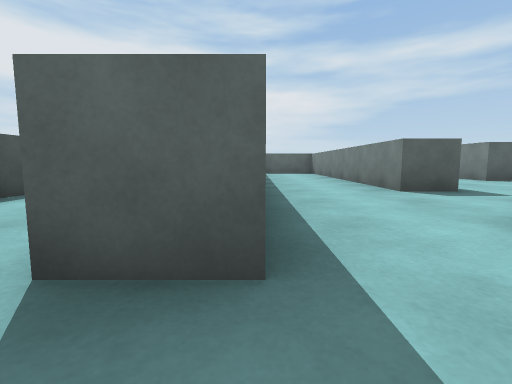
[1] (above)

21 first-person views from a walk through a Unity game level. The camera is 0.5 m above the floor, tilts 6° down and sees 85° across. The floor is counted in squares, 1 m on a side. Each view is taken from the middle of a square. On the plan, view 1 faces up. The plan holds only what a view shows up to about 9 squares ahead; the rest is blank. The place goes on beyond the plan. The player is left out.

[2]
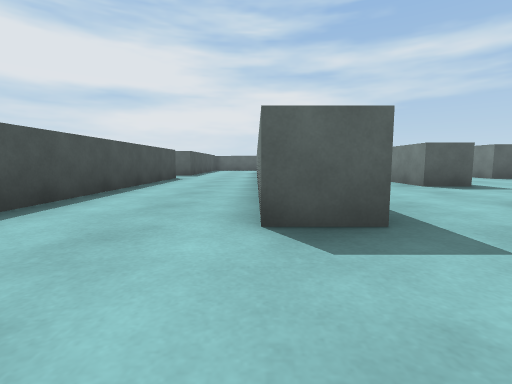

[3]
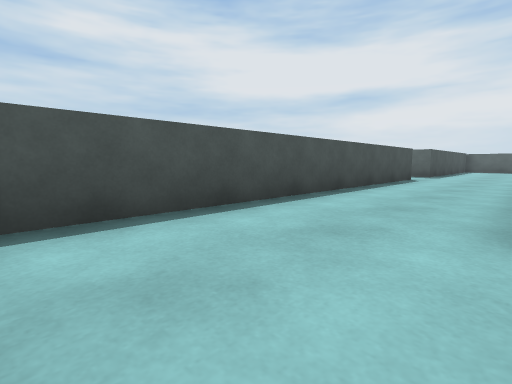

[4]
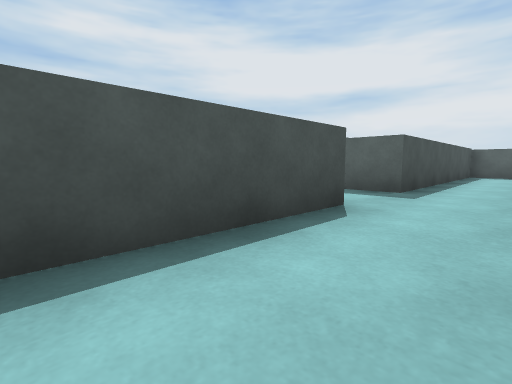

[5]
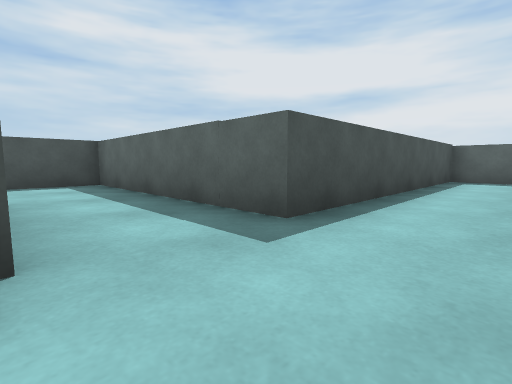

[6]
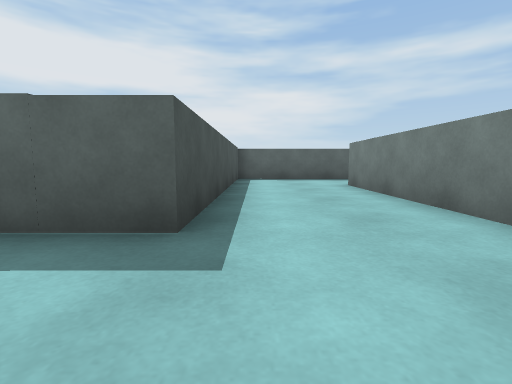

[7]
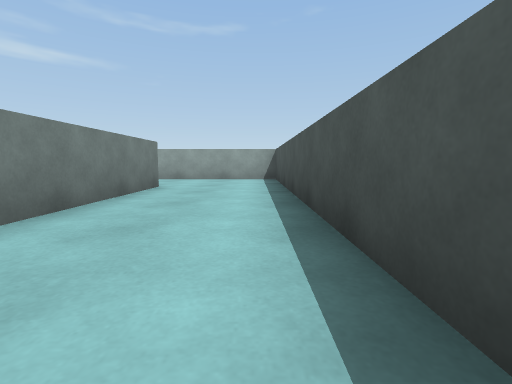

[8]
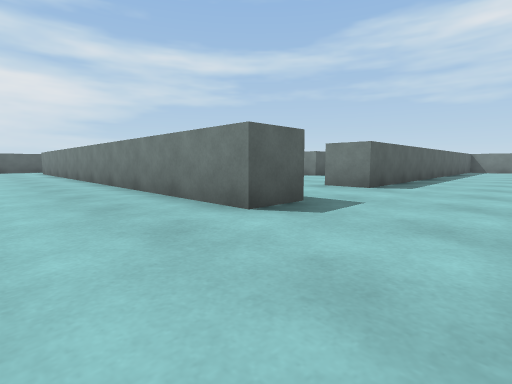

[9]
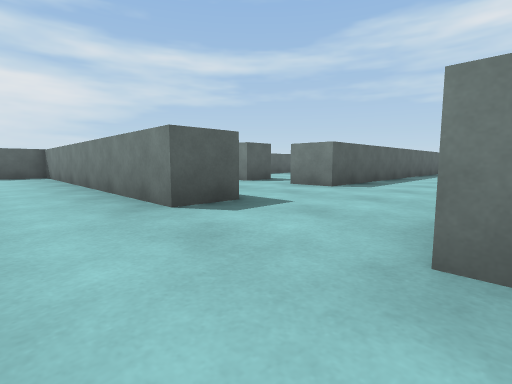

[10]
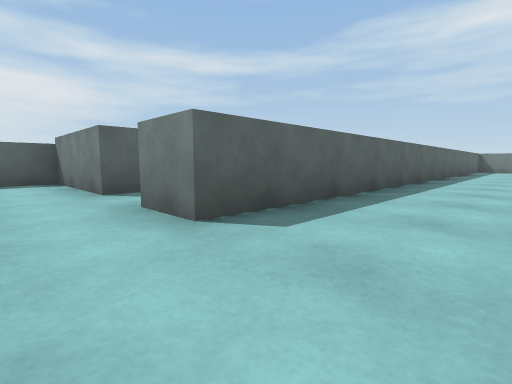

[11]
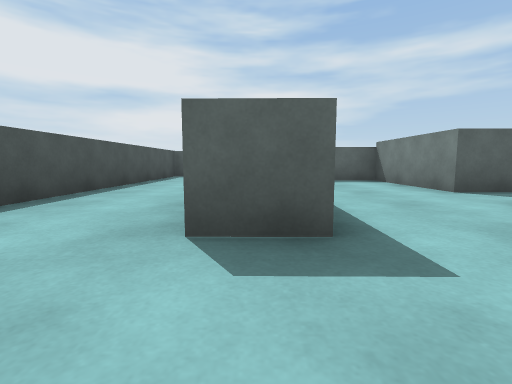

[12]
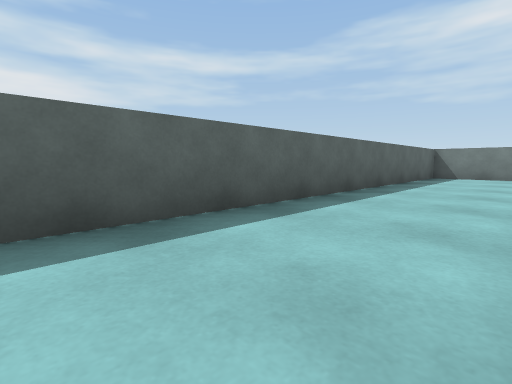

[13]
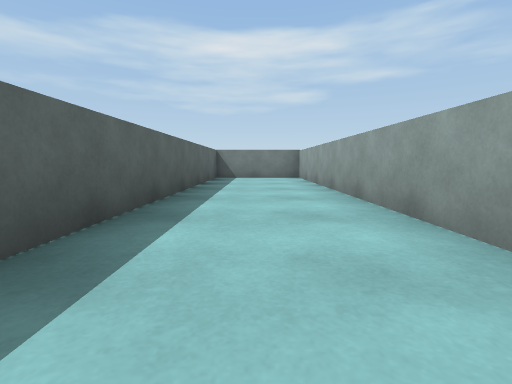

[14]
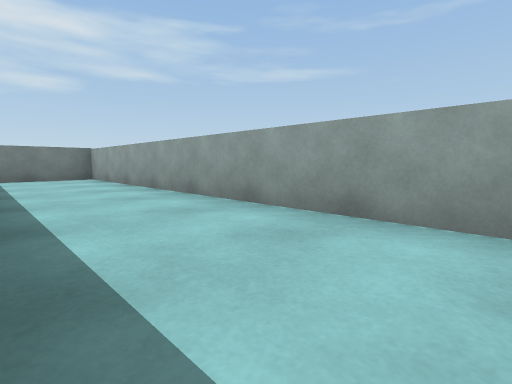

[15]
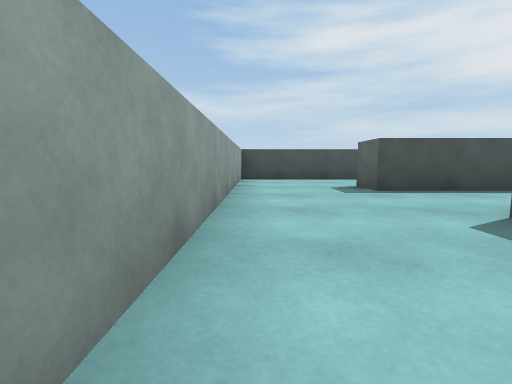

[16]
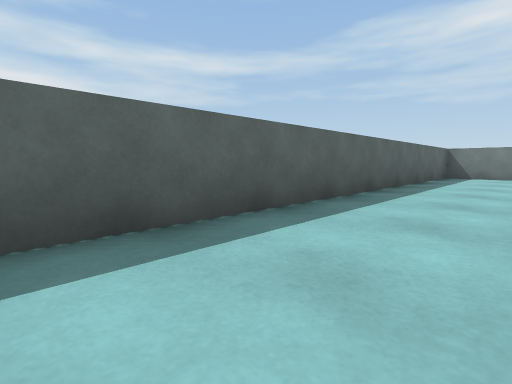

[17]
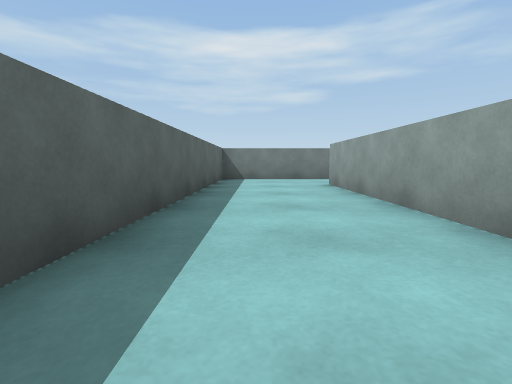

[18]
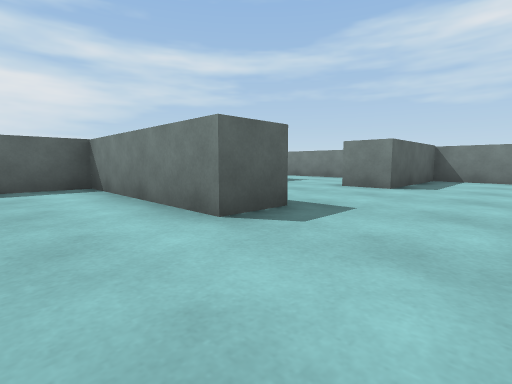

[19]
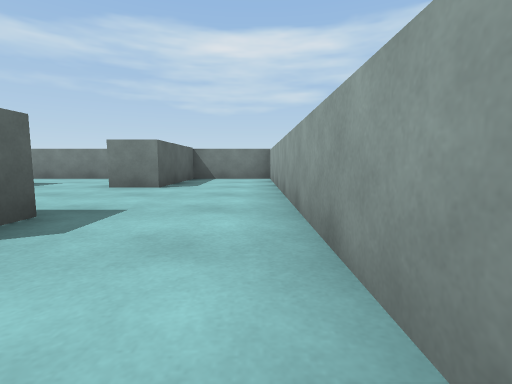

[20]
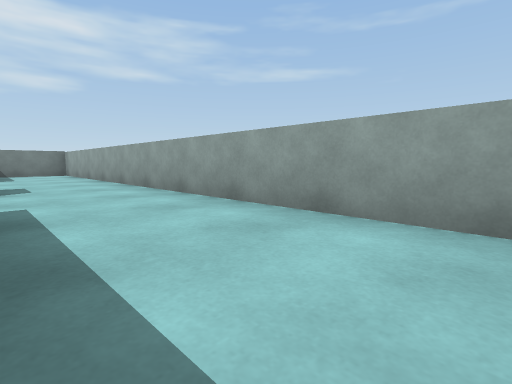

[21]
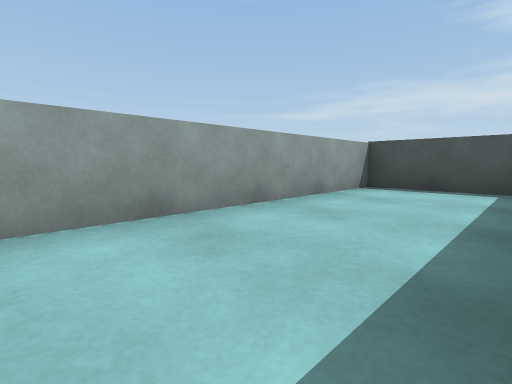

### Floor plan
Ten units are one square. View 1 is at (0, 0); x grows to the right and y downward. Boxes are objects, and circles mark ways between rooms. Rooms are numbered by the first view taken in them; rooms with no view inside come last. Other rooms are left out.
<svg viewBox="-94 -172 396 191">
<path fill="none" stroke="#000" d="M-36 -81 -36 14 4 14M0 -12 -10 -12 -10 -143M-1 -166 -36 -167 -36 -100 -89 -100 -89 -84M4 14 143 14 143 -13 25 -13 25 -24M0 -24 0 -12M74 -77 64 -77 63 -108 51 -108M158 -23 205 -23M226 -24 226 -50 64 -50 64 -62M36 -48 25 -49 25 -132 14 -132M0 -36 0 -24M0 -120 0 -61M236 -12 226 -12 226 -24M153 -8 153 14 297 14 297 -9 266 -9 266 -20"/>
<circle cx="-5" cy="5" r="3" fill="#2a7"/>
<circle cx="15" cy="-20" r="3" fill="#2a7"/>
<circle cx="30" cy="-35" r="3" fill="#2a7"/>
<circle cx="215" cy="-20" r="3" fill="#2a7"/>
<text x="-30" y="-80">1</text>
<text x="70" y="0">2</text>
<text x="100" y="-40">3</text>
<text x="20" y="-70">4</text>
<text x="230" y="-10">5</text>
</svg>
Room 1 opens to room 2. Room 2 opens to room 4. Room 3 opens to room 4. Room 3 opens to room 5.

Where each view was taken, in squares from view 1:
view 1: 0 up, 0 right, facing up
view 2: 1 down, 1 left, facing up
view 3: 1 down, 1 left, facing up-left
view 4: 5 up, 2 left, facing up-left
view 5: 8 up, 2 left, facing up-left
view 6: 8 up, 3 left, facing up
view 7: 7 up, 3 left, facing down
view 8: 1 down, 3 left, facing up-right
view 9: 2 up, 1 right, facing up-right
view 10: 3 up, 5 right, facing up-right
view 11: 3 up, 3 right, facing up
view 12: 1 down, 4 right, facing up-right
view 13: 0 up, 5 right, facing right
view 14: 1 up, 5 right, facing down-right
view 15: 1 down, 5 right, facing left
view 16: 3 up, 12 right, facing up-right
view 17: 4 up, 14 right, facing right
view 18: 1 down, 21 right, facing up-right
view 19: 1 down, 21 right, facing right
view 20: 1 up, 17 right, facing down-right
view 21: 1 up, 21 right, facing down-left
